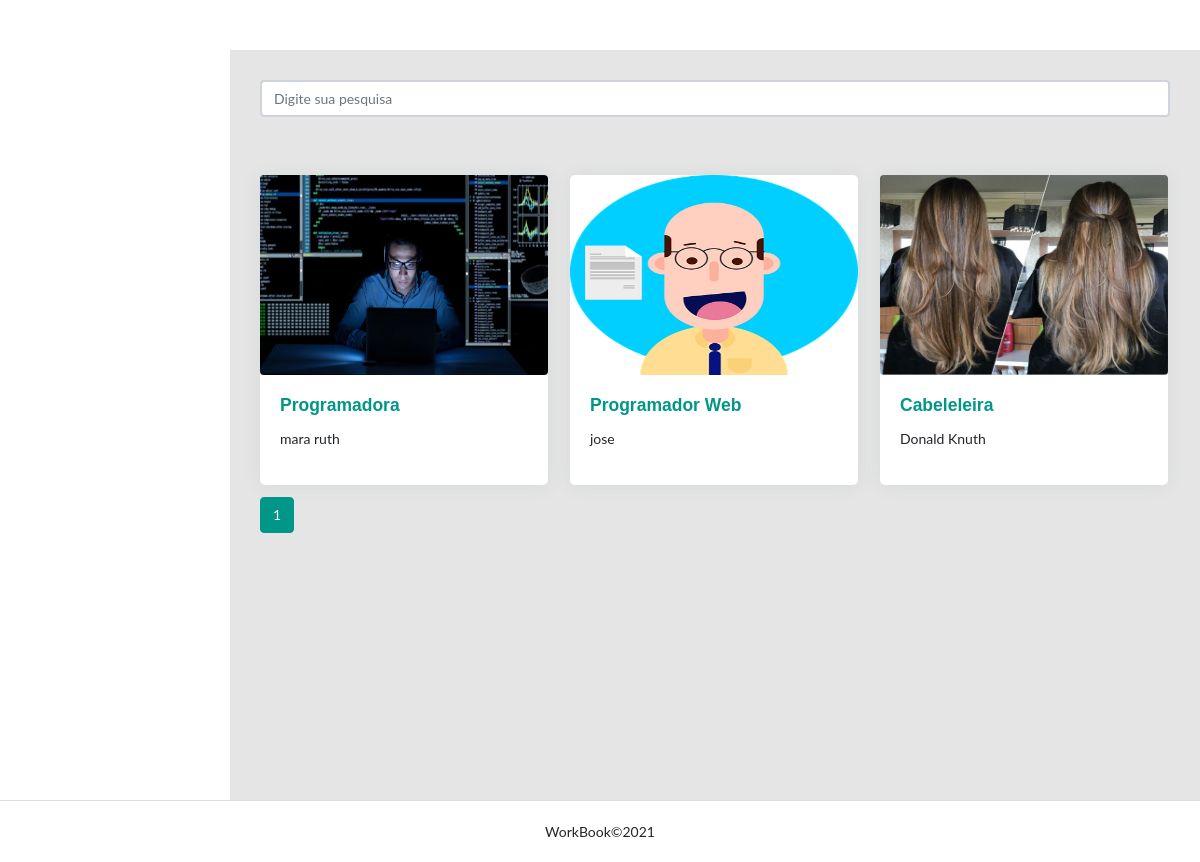
Screenshot of /listarProfissional with the database file from the repository.
### usuario/models.py (models this page shows, shortened)
class Profissional(models.Model):
            profissao = models.CharField('Profissão', max_length=250)
            categoria = models.OneToOneField(Categoria, on_delete=models.CASCADE, related_name='categoria')
            slug = models.SlugField('Atalho', unique=True, blank=True, null=True)
            descricao = models.CharField('Descrição', max_length=250)
            imagem = models.ImageField(upload_to='fotos/%Y/%m/', blank=True, null=True)
            user = models.OneToOneField(Usuario, on_delete=models.CASCADE, related_name='usario',
                                        error_messages={
                                            "unique": "Já existe um profissional cadastrado para este usuário."
                                        }
                                       )
            acesso_permitido = models.BooleanField(default=True)
            class Meta:
                verbose_name = 'Profissional'
                verbose_name_plural = 'Profissional'
                ordering = ['id']
            """def clean(self):
                model = self.__class__
                if model.objects.count() > 0 and self.user_id != model.objects.get().user_id:
                    raise ValidationError("Você já tem um perfil profissional cadastrado.")"""

class Usuario(AbstractUser):
    telefone = models.CharField('telefone', max_length=15)
    imagem = models.ImageField(upload_to='fotosperfil/%Y/%m/', blank=True, null=True)
    cidade = models.CharField('cidade', max_length=40)
    rua = models.CharField('rua', max_length=60)
    uf = models.CharField('uf', max_length=2)
    bairro = models.CharField('bairro', max_length=40)
    is_staff = models.BooleanField(default=0)
    is_superuser = models.BooleanField(default=1)
    is_active = models.BooleanField(default=True)
    is_profissional = models.BooleanField(default=False)
    class Meta:
        db_table = 'usuario'
        verbose_name = 'Usuario'
        verbose_name_plural = 'Usuario'

### usuario/views.py (the view)
# urls.py: path('listarProfissional', views.listarProfissional, name='listarProfissional'),
def listarProfissional(request):
    profissional = Profissional.objects.all()
    paginator = Paginator(profissional, 3)
    page = request.GET.get('p')
    profissional = paginator.get_page(page)
    context = {
        'profissional':profissional
    }
    return render(request, 'usuario/listarProfissional.html',context)

### usuario/templates/usuario/listarProfissional.html (shortened to what this page needs)
{% extends 'base.html' %}
{% block content %}
<main class="app-content">
    <div class="row">
        <div class="col-lg-12">
            {% if 'profissional' not in request.path %}
            <form method="get" action="{% url 'usuario:buscar' %}">
                <div class="form-group row">
                    <div class="col-12">
                        <input class="form-control"
                               type="search" value="{{ request.GET.termo }}"
                               id="search-input"
                               placeholder="Digite sua pesquisa"
                               name="termo">
                    </div>
                </div>
            </form>
            {% endif %}
            <br/>
            <br/>
            <div class="card-columns">
                {% for profissional in profissional %}
                <div class="card col-18" style="width: 18rem;">
                    {% if profissional.imagem %}
                    <a href="{{ profissional.slug }}">
                        <img class="rounded " src="{{ profissional.imagem.url  }}" alt="{{ profissional.profissao }}"
                             style="width: 288px; height: 200px; object-fit: fill;" title="Detalhes">
                    </a>
                    {% endif %}
                    <div class="card-body">
                        <a href="{{ profissional.slug}}" title="Detalhes">
                            <h5 class="card-title">{{ profissional.profissao }} </h5></a>
                        <p>{{profissional.user.first_name}}</p>
                    </div>
                </div>
                {% endfor %}
            </div>
        </div>
    </div>
    <nav aria-label="Navegação de página exemplo">
  <ul class="pagination">
      {% for pagina in profissional.paginator.page_range %}
        {% if profissional.number == pagina %}
          <li class="page-item active"><a class="page-link" href="?p={{ pagina }}">{{ pagina }}</a></li>
        {% else %}
          <li class="page-item"><a class="page-link" href="?p={{ pagina }}">{{ pagina }}</a></li>
        {% endif %}
  {% endfor %}
  </ul>
</nav>
</main>
{% endblock %}

### rows the page displays
Profissional: imagem (picture), profissao "Programadora", user.first_name "mara ruth"
Profissional: imagem (picture), profissao "Programador Web", user.first_name "jose"
Profissional: imagem (picture), profissao "Cabeleleira", user.first_name "Donald Knuth"

### other values shown
{{ pagina }} "1"
